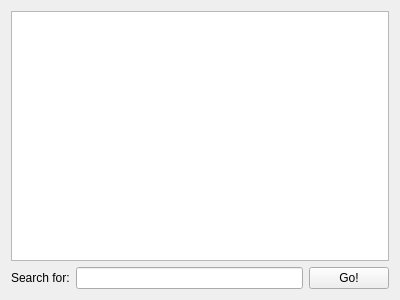
<?xml version="1.0" encoding="UTF-8"?>
<ui version="4.0">
 <class>FindString</class>
 <widget class="QWidget" name="FindString">
  <property name="geometry">
   <rect>
    <x>0</x>
    <y>0</y>
    <width>400</width>
    <height>300</height>
   </rect>
  </property>
  <property name="windowTitle">
   <string>FindString</string>
  </property>
  <layout class="QVBoxLayout" name="verticalLayout">
   <item>
    <widget class="QTextEdit" name="textEdit"/>
   </item>
   <item>
    <layout class="QHBoxLayout" name="horizontalLayout">
     <item>
      <widget class="QLabel" name="label">
       <property name="text">
        <string>Search for:</string>
       </property>
      </widget>
     </item>
     <item>
      <widget class="QLineEdit" name="lineEdit"/>
     </item>
     <item>
      <widget class="QPushButton" name="btnGo">
       <property name="text">
        <string>Go!</string>
       </property>
      </widget>
     </item>
    </layout>
   </item>
  </layout>
 </widget>
 <layoutdefault spacing="6" margin="11"/>
 <resources/>
 <connections/>
</ui>
